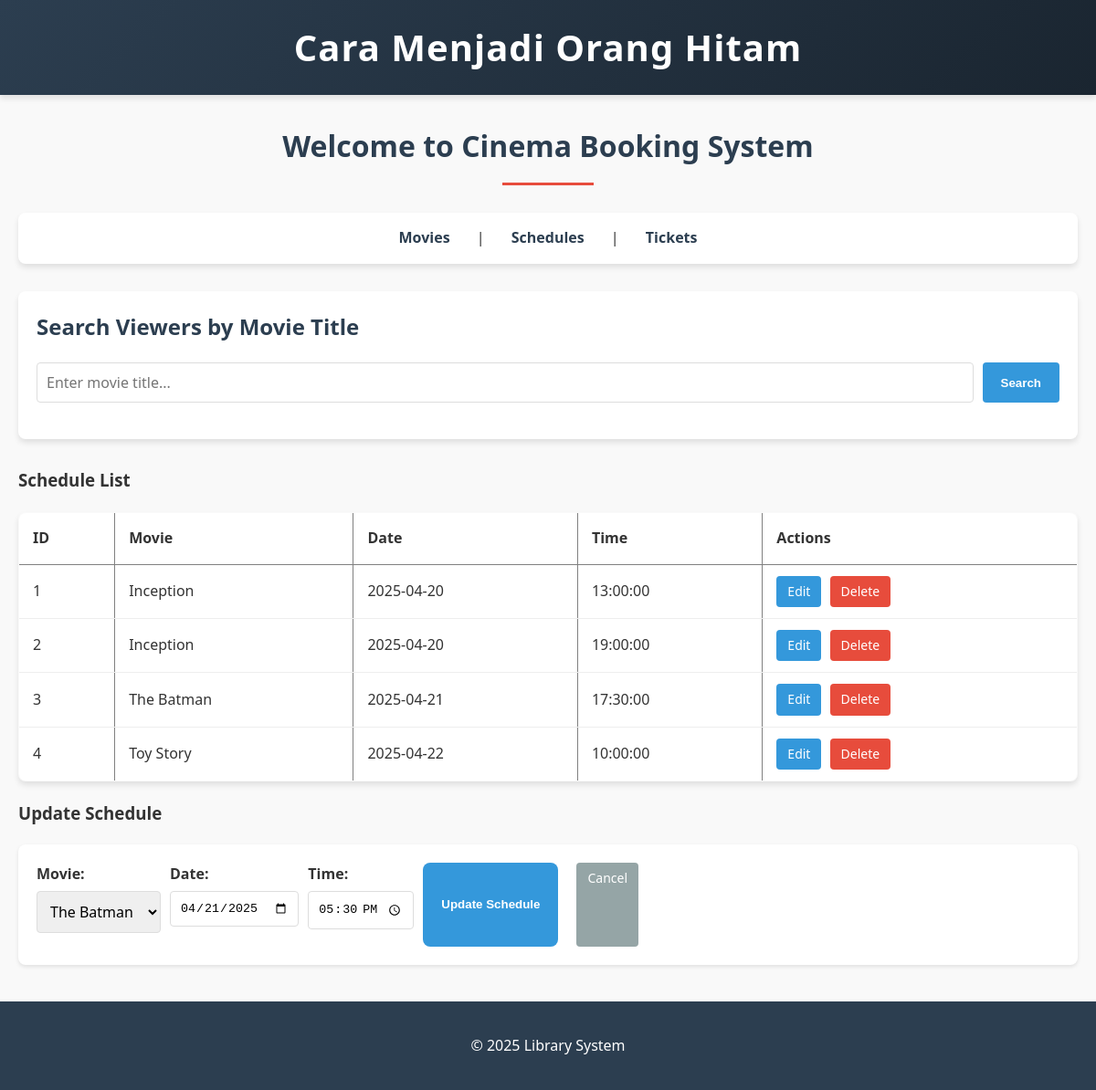
Page /?page=Schedules&edit=3 on the committed database.
### tables this page shows
CREATE TABLE Schedules (
    id INT AUTO_INCREMENT PRIMARY KEY,
    movie_id INT,
    date DATE,
    time TIME,
    FOREIGN KEY (movie_id) REFERENCES Movies(id) ON DELETE CASCADE
);

CREATE TABLE Movies (
    id INT AUTO_INCREMENT PRIMARY KEY,
    title VARCHAR(100) NOT NULL,
    genre VARCHAR(50),
    duration INT,  
    rating VARCHAR(10)  
);

### config/db.php (called while the page is built, shortened)
<?php
class Database {
    private $host = "localhost";
    private $username = "root";
    private $password = "";
    private $dbname = "db_blackcinema";
    public function __construct() {
        try {
            $this->conn = new PDO("mysql:host=$this->host;dbname=$this->dbname", $this->username, $this->password);
            $this->conn->setAttribute(PDO::ATTR_ERRMODE, PDO::ERRMODE_EXCEPTION);
            $stmt = $this->conn->query("SHOW TABLES LIKE 'Movies'");
        } catch (PDOException $e) {
            die("Connection failed: " . $e->getMessage());
        }
    }
}
?>

### class/Schedules.php (called while the page is built, shortened)
<?php
require_once 'config/db.php';
class Schedules {
    private $db;
    public function __construct() {
        $this->db = (new Database())->conn;
    }
    public function getAllSchedules() {
        $stmt = $this->db->query("SELECT Schedules.*, Movies.title FROM Schedules JOIN Movies ON Schedules.movie_id = Movies.id");
        return $stmt->fetchAll(PDO::FETCH_ASSOC);
    }
    public function getScheduleById($id) {
        $stmt = $this->db->prepare("SELECT * FROM Schedules WHERE id = ?");
        $stmt->execute([$id]);
        return $stmt->fetch(PDO::FETCH_ASSOC);
    }
}
?>

### class/Movies.php (called while the page is built, shortened)
<?php
require_once 'config/db.php';
class Movies {
    private $db;
    public function __construct() {
        $this->db = (new Database())->conn;
    }
    public function getAllMovies() {
        $stmt = $this->db->query("SELECT * FROM Movies");
        return $stmt->fetchAll(PDO::FETCH_ASSOC);
    }
}
?>

### view/Schedules.php (the view, shortened to what this page needs)
<h3>Schedule List</h3>
<table border="1">
    <tr>
        <th>ID</th>
        <th>Movie</th>
        <th>Date</th>
        <th>Time</th>
        <th>Actions</th>
    </tr>
    <?php foreach ($schedule->getAllSchedules() as $s): ?>
    <tr>
        <td><?= $s['id'] ?></td>
        <td><?= $s['title'] ?></td>
        <td><?= $s['date'] ?></td>
        <td><?= $s['time'] ?></td>
        <td>
            <a href="?page=Schedules&edit=<?= $s['id'] ?>" class="btn-edit">Edit</a>
            <a href="?page=Schedules&delete=<?= $s['id'] ?>" class="btn-delete" onclick="return confirm('Are you sure you want to delete this schedule?')">Delete</a>
        </td>
    </tr>
    <?php endforeach; ?>
</table>
<?php
$editMode = false;
$scheduleToEdit = null;
if (isset($_GET['edit']) && is_numeric($_GET['edit'])) {
    $editMode = true;
    $scheduleToEdit = $schedule->getScheduleById($_GET['edit']);
}
?>
<h3><?= $editMode ? 'Update' : 'Add' ?> Schedule</h3>
<form method="POST" class="schedule-form">
    <div class="form-group">
        <label>Movie:</label>
        <select name="movie_id" required>
            <?php foreach ($movie->getAllMovies() as $m): ?>
                <option value="<?= $m['id'] ?>" <?= ($editMode && $scheduleToEdit['movie_id'] == $m['id']) ? 'selected' : '' ?>>
                    <?= $m['title'] ?>
                </option>
            <?php endforeach; ?>
        </select>
    </div>
    <div class="form-group">
        <label>Date:</label>
        <input type="date" name="date" value="<?= $editMode ? $scheduleToEdit['date'] : '' ?>" required>
    </div>
    <div class="form-group">
        <label>Time:</label>
        <input type="time" name="time" value="<?= $editMode ? $scheduleToEdit['time'] : '' ?>" required>
    </div>
    <button type="submit" name="<?= $editMode ? 'update_schedule' : 'add_schedule' ?>">
        <?= $editMode ? 'Update' : 'Add' ?> Schedule
    </button>
    <?php if($editMode): ?>
        <a href="?page=Schedules" class="btn-cancel">Cancel</a>
    <?php endif; ?>
</form>

### style.css (style rules this page uses)
:root { --primary-color: #2c3e50; --secondary-color: #e74c3c; --accent-color: #3498db; --light-bg: #f9f9f9; --text-color: #333; --box-shadow: 0 4px 6px rgba(0, 0, 0, 0.1); --border-radius: 8px; }
.schedule-form { background: white; padding: 20px; border-radius: 8px; box-shadow: 0 2px 4px rgba(0,0,0,0.1); margin-bottom: 30px; }
.form-group { margin-bottom: 15px; }
.form-group label { display: block; margin-bottom: 5px; font-weight: bold; color: #333; }
.form-group select, .form-group input { width: 100%; padding: 10px; border: 1px solid #ddd; border-radius: 4px; box-sizing: border-box; }
.btn-edit, .btn-delete, .btn-cancel { display: inline-block; padding: 6px 12px; text-decoration: none; border-radius: 4px; margin-right: 5px; font-size: 14px; }
.btn-edit { background-color: #3498db; color: white; }
.btn-delete { background-color: #e74c3c; color: white; }
.btn-cancel { background-color: #95a5a6; color: white; margin-left: 10px; }
body { font-family: 'Poppins', 'Segoe UI', sans-serif; margin: 0; padding: 0; background-color: var(--light-bg); color: var(--text-color); line-height: 1.6; }
form { display: flex; gap: 10px; margin-bottom: 20px; }
input[type="text"], input[type="number"], select, textarea { padding: 12px; border: 1px solid #ddd; border-radius: var(--border-radius); flex: 1; font-family: inherit; font-size: 16px; }
button, input[type="submit"] { background-color: var(--accent-color); color: white; border: none; padding: 12px 20px; border-radius: var(--border-radius); cursor: pointer; font-weight: bold; transition: background-color 0.3s ease; }
table { width: 100%; border-collapse: collapse; margin: 20px 0; border-radius: var(--border-radius); overflow: hidden; box-shadow: var(--box-shadow); }
th { padding: 15px; text-align: left; font-weight: 600; }
td { padding: 12px 15px; border-bottom: 1px solid #eee; }
tbody tr { background-color: white; transition: background-color 0.3s ease; }

### rows in the picture
schedules: id "1", movie.title "Inception", date "2025-04-20", time "13:00:00"
schedules: id "2", movie.title "Inception", date "2025-04-20", time "19:00:00"
schedules: id "3", movie.title "The Batman", date "2025-04-21", time "17:30:00", movie_id "The Batman", date "04/21/2025"
schedules: id "4", movie.title "Toy Story", date "2025-04-22", time "10:00:00"
